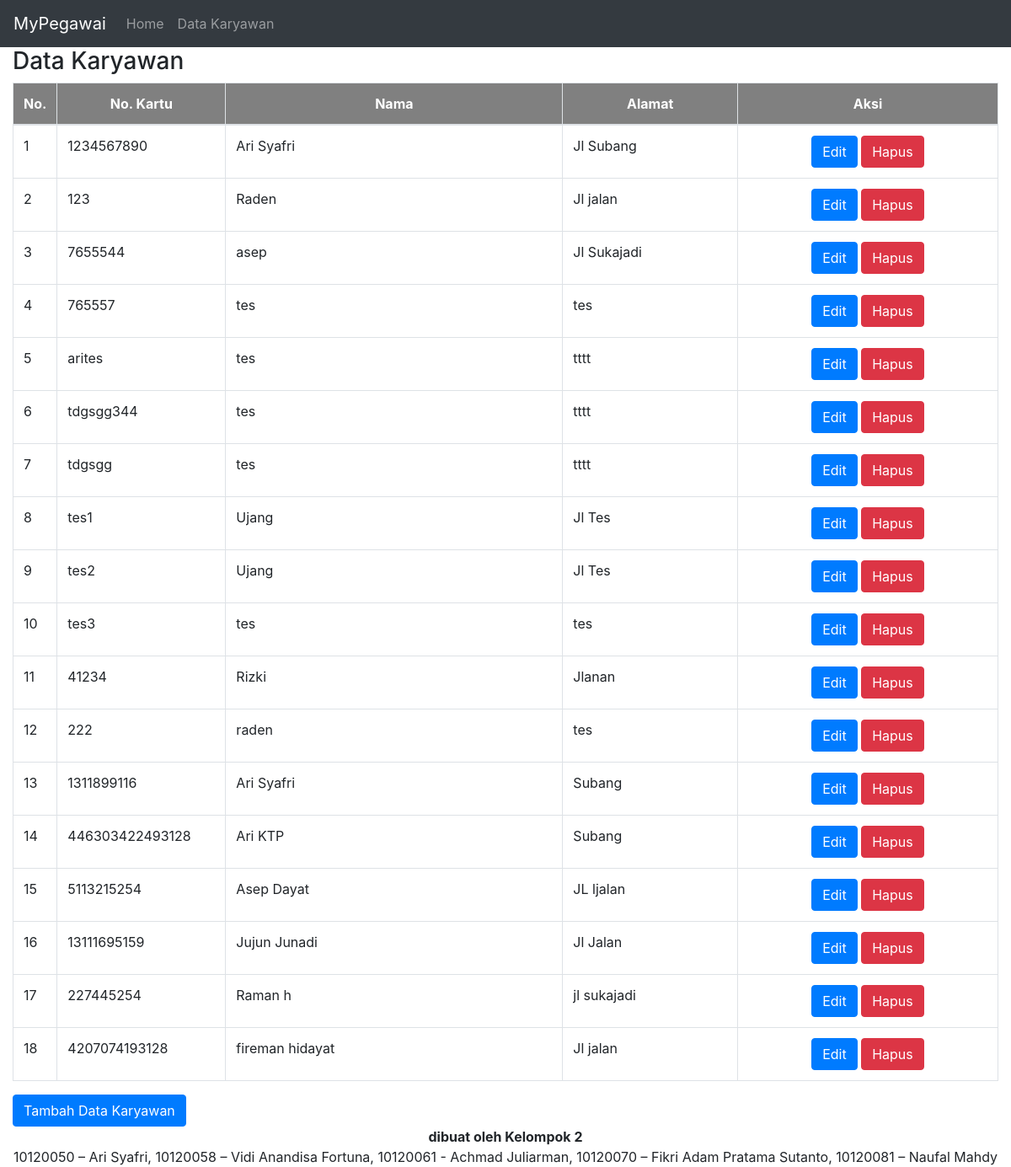
Screenshot of /datakaryawan.php with the database file from the repository.
### tables this page shows
CREATE TABLE `karyawan` (
  `id` int(11) NOT NULL,
  `nokartu` varchar(30) NOT NULL,
  `nama` varchar(50) NOT NULL,
  `alamat` varchar(100) NOT NULL
);

### datakaryawan.php (the view, shortened to what this page needs)
<!DOCTYPE html>
<html>
    <head>
        <?php include "header.php"; ?>
    </head>
    <body>
        <?php include "menu.php"; ?>
        <div class="container-fluid">
            <h3>Data Karyawan</h3>
            <table class="table table-bordered">
                <thead>
                    <tr style="background-color: grey; color: white;">
                        <th style="width: 10px; text-align: center">No.</th>
                        <th style="width: 200px; text-align: center">No. Kartu</th>
                        <th style="width: 400px; text-align: center">Nama</th>
                        <th style="text-align: center">Alamat</th>
                        <th style="text-align: center">Aksi</th>
                    </tr>
                </thead>
                <tbody>
                    <?php
                        include "koneksi.php";
                        $sql = mysqli_query($konek, "SELECT * FROM karyawan");
                        $no = 0;
                        while($data = mysqli_fetch_array($sql)) {
                            $no++;
                    ?>
                    <tr>
                        <td> <?php echo $no; ?> </td>
                        <td> <?php echo $data['nokartu']; ?></td>
                        <td> <?php echo $data['nama']; ?></td>
                        <td><?php echo $data['alamat']; ?></td>
                        <td style="text-align: center">
                            <a class="btn btn-primary" href="edit.php?id=<?php echo $data['id']?>">
                            Edit</a>
                            <a class="btn btn-danger" href="hapus.php?id=<?php echo $data['id']?>">Hapus</a>
                        </td>
                    </tr>
                    <?php } ?>
                </tbody>
            </table>
            <a href="tambah.php"><button class="btn btn-primary">Tambah Data Karyawan</button></a>
        </div>
        <?php include "footer.php"; ?>
    </body>
</html>

### header.php (shortened to what this page needs)
<link href="assets/dist/css/bootstrap.min.css" rel="stylesheet">

### menu.php (shortened to what this page needs)
<nav class="navbar navbar-expand-lg navbar-dark bg-dark">
  <a class="navbar-brand" href="index.php">MyPegawai</a>
  <div class="collapse navbar-collapse" id="navbarSupportedContent">
    <ul class="navbar-nav mr-auto">
      <li class="nav-item">
        <a class="nav-link" href="index.php">Home <span class="sr-only">(current)</span></a>
      </li>
      <li class="nav-item">
        <a class="nav-link" href="datakaryawan.php">Data Karyawan <span class="sr-only">(current)</span></a>
      </li>
  </div>
</nav>

### footer.php
<div class="footer" style="text-align: center">
    <strong>dibuat oleh Kelompok 2</strong> <br>
    10120050 – Ari Syafri, 10120058 – Vidi Anandisa Fortuna, 10120061 - Achmad Juliarman, 10120070 – Fikri Adam Pratama Sutanto, 10120081 – Naufal Mahdy<br>
</div>

### rows the page displays
karyawan: nokartu "1234567890", nama "Ari Syafri", alamat "Jl Subang"
karyawan: nokartu "123", nama "Raden", alamat "Jl jalan"
karyawan: nokartu "7655544", nama "asep", alamat "Jl Sukajadi"
karyawan: nokartu "765557", nama "tes", alamat "tes"
karyawan: nokartu "arites", nama "tes", alamat "tttt"
karyawan: nokartu "tdgsgg344", nama "tes", alamat "tttt"
karyawan: nokartu "tdgsgg", nama "tes", alamat "tttt"
karyawan: nokartu "tes1", nama "Ujang", alamat "Jl Tes"
karyawan: nokartu "tes2", nama "Ujang", alamat "Jl Tes"
karyawan: nokartu "tes3", nama "tes", alamat "tes"
karyawan: nokartu "41234", nama "Rizki", alamat "Jlanan"
karyawan: nokartu "222", nama "raden", alamat "tes"
karyawan: nokartu "1311899116", nama "Ari Syafri", alamat "Subang"
karyawan: nokartu "446303422493128", nama "Ari KTP", alamat "Subang"
karyawan: nokartu "5113215254", nama "Asep Dayat", alamat "JL ljalan"
karyawan: nokartu "13111695159", nama "Jujun Junadi", alamat "Jl Jalan"
karyawan: nokartu "227445254", nama "Raman h", alamat "jl sukajadi"
karyawan: nokartu "4207074193128", nama "fireman hidayat", alamat "Jl jalan"
